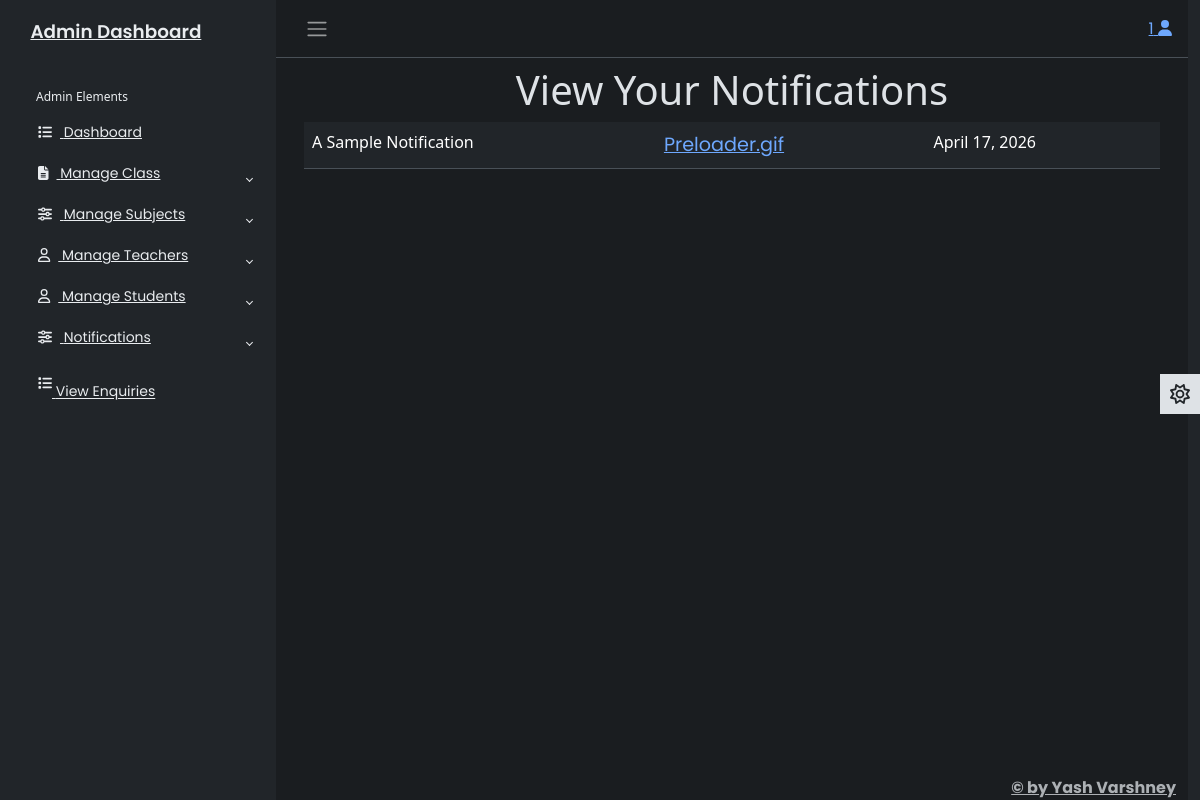
Page /adminapp/viewnoti/ (signed in) on the committed database.
### adminapp/models.py (models this page shows)
class Notification(models.Model):
    text = models.TextField()
    doc = models.FileField()
    created_date = models.DateField()

### adminapp/views.py (the view)
# urls.py: path('viewnoti/',views.viewnoti,name = 'viewnoti'),
@cache_control(no_store = True,no_cache = True,must_revalidate = True)
def viewnoti(req):
    try:
      if req.session['adminid']!=None:
        adminid = req.session['adminid']
        nt = Notification.objects.all()
        return render(req,'viewnoti.html',{'adminid':adminid,'nt':nt})
    except KeyError:
       return redirect('login')

### adminapp/templates/viewnoti.html
{% extends 'adminbase.html' %}
{% load static %}
{% block admin %}
<div class="row">
    <div class="col-sm-12">
        <h1 class="text-center">
            View Your Notifications
        </h1>
        <form method="post">
            <div class="table-responsive">
                <table class="table">
                    {% for n in nt %}
                    <td>{{n.text}}</td>
                    <td><span style="font-size:larger;"><a href="{{n.doc.url}}">{{n.doc}}</a></span></td>
                    <td>{{n.created_date}}</td>
                    {% endfor %}
                </table>
            </div>
        </form>
    </div>
</div>
{% endblock %}

### adminapp/static/css/adminstyle.css (style rules this page uses)
body { font-family: 'Poppins', sans-serif; font-size: 0.875rem; opacity: 1; overflow-y: scroll; margin: 0; }
a { cursor: pointer; text-decoration: none; font-family: 'Poppins', sans-serif; }

### rows in the picture
Notification: text "A Sample Notification", doc "Preloader.gif", created_date "April 17, 2026"

### other values in the picture
{{ adminid }} "1"
